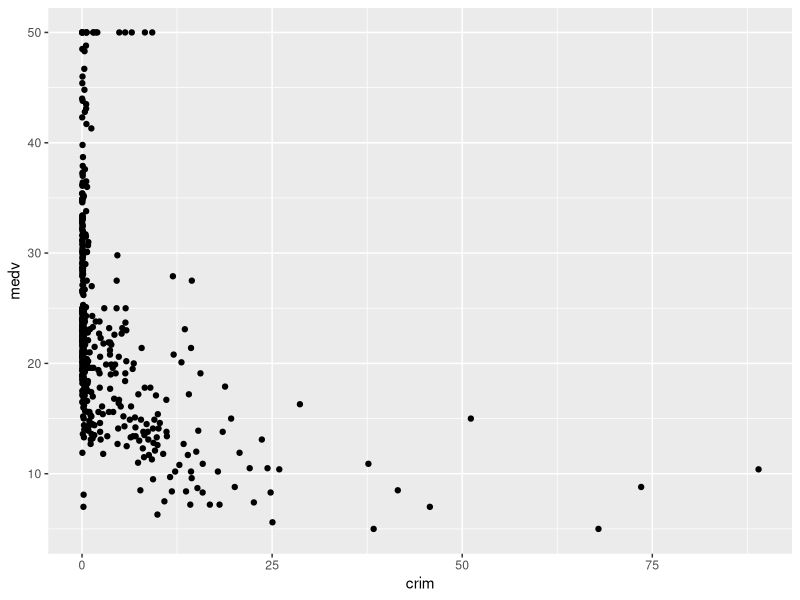
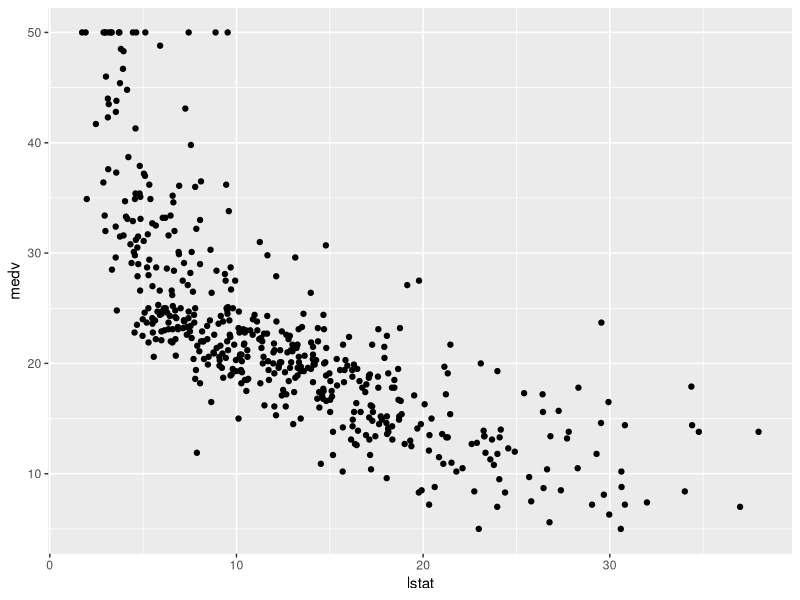
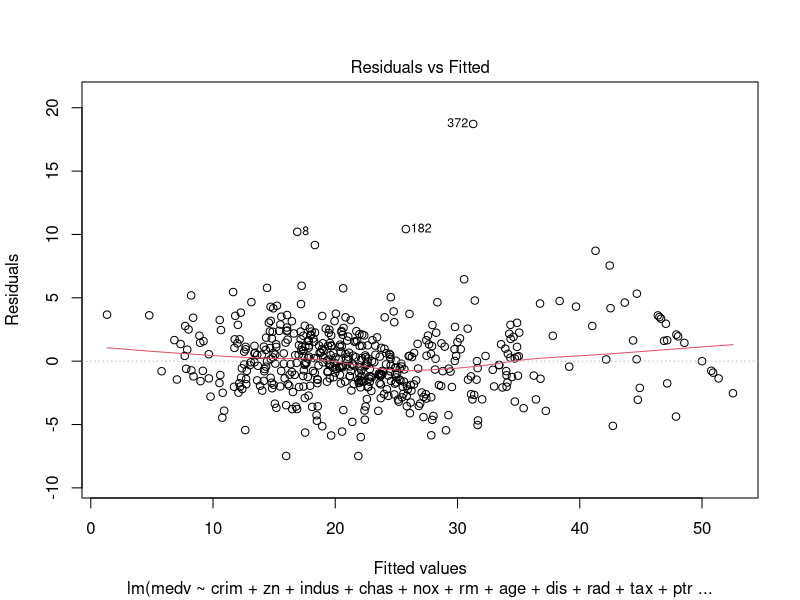
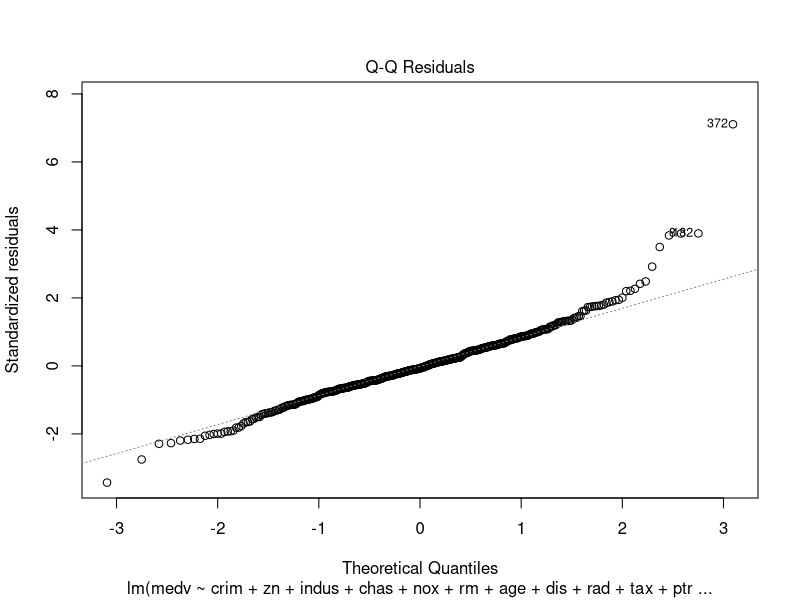
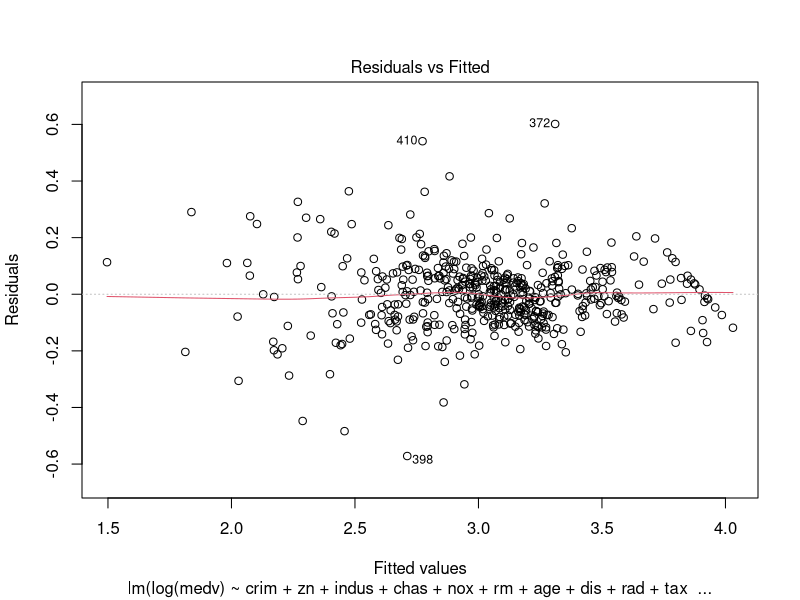
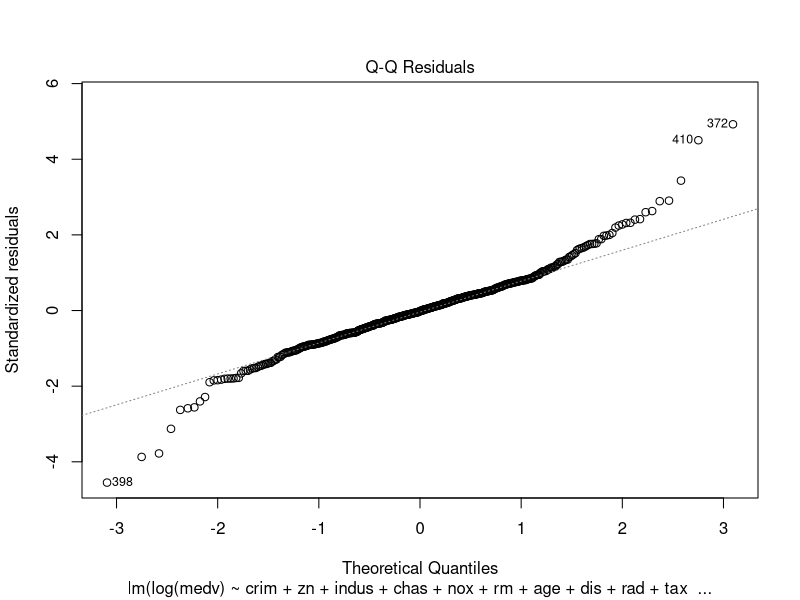

Source code (R) for these figures, in order:
## ---- chunk 1
library(MASS)
library(tidyverse)
# lets start by looking at medv by crim
ggplot(Boston, aes(x = crim, y = medv)) +
  geom_point() 

# looks somewhat curved so lets include a quadratic term 
# now, lets do medv by lstat
ggplot(Boston, aes(x = lstat, y = medv)) +
  geom_point()
# looks like we should add a quadratic term 
# you can look at other plots as well but we are skipping for time in class
## ---- chunk 2
mod_max <- lm(medv ~ .*. + I(crim^2) + I(lstat^2), Boston)
summary(mod_max)
# pvalues represent when its added to the model last, 
# as in added when all other variables are added
## ---- chunk 3
mod_best1 <- step(mod_max, direction = "backward", trace = 0)
summary(mod_best1) 
# trace = 0 does not include the trace of the variables
# added benefit for step function, output is an lm object
## ---- chunk 4
mod_best2 <- step(mod_max, direction = "both", trace = 0)
summary(mod_best2)
## ---- chunk 5
plot(mod_best1,1)
plot(mod_best1,2)
library(lmtest)
bptest(mod_best1)
ks.test(rstandard(mod_best1), "pnorm")

## ---- chunk 6
mod_max_log <- lm(log(medv) ~ .*. + I(crim^2) + I(lstat^2), Boston)
mod_best_log <- step(mod_max_log, direction = 'both', trace = 0)
plot(mod_best_log,1)
plot(mod_best_log,2)
## ---- chunk 7
# the leaps package contains multiple functions to perform variable selection by multiple different methods. 
# specifically, the regsubsets() function
# bad news: does not directly output a linear model
library(leaps)
var_sel <- regsubsets(medv ~ .*. + I(crim^2) + I(lstat^2), Boston, method='seqrep', nvmax = 100, really.big = TRUE)

#summary(var_sel)
 
# summary shows which variables are included when we have only one variable model, 2 variable model, etc

summary(var_sel)$cp #mallows cp for the models with the given number of variables
summary(var_sel)$adjr2
which.min(summary(var_sel)$cp) #model that minimizes mallows cp
which.max(summary(var_sel)$adjr2)
coef(var_sel,47)
coef(var_sel, 53)
